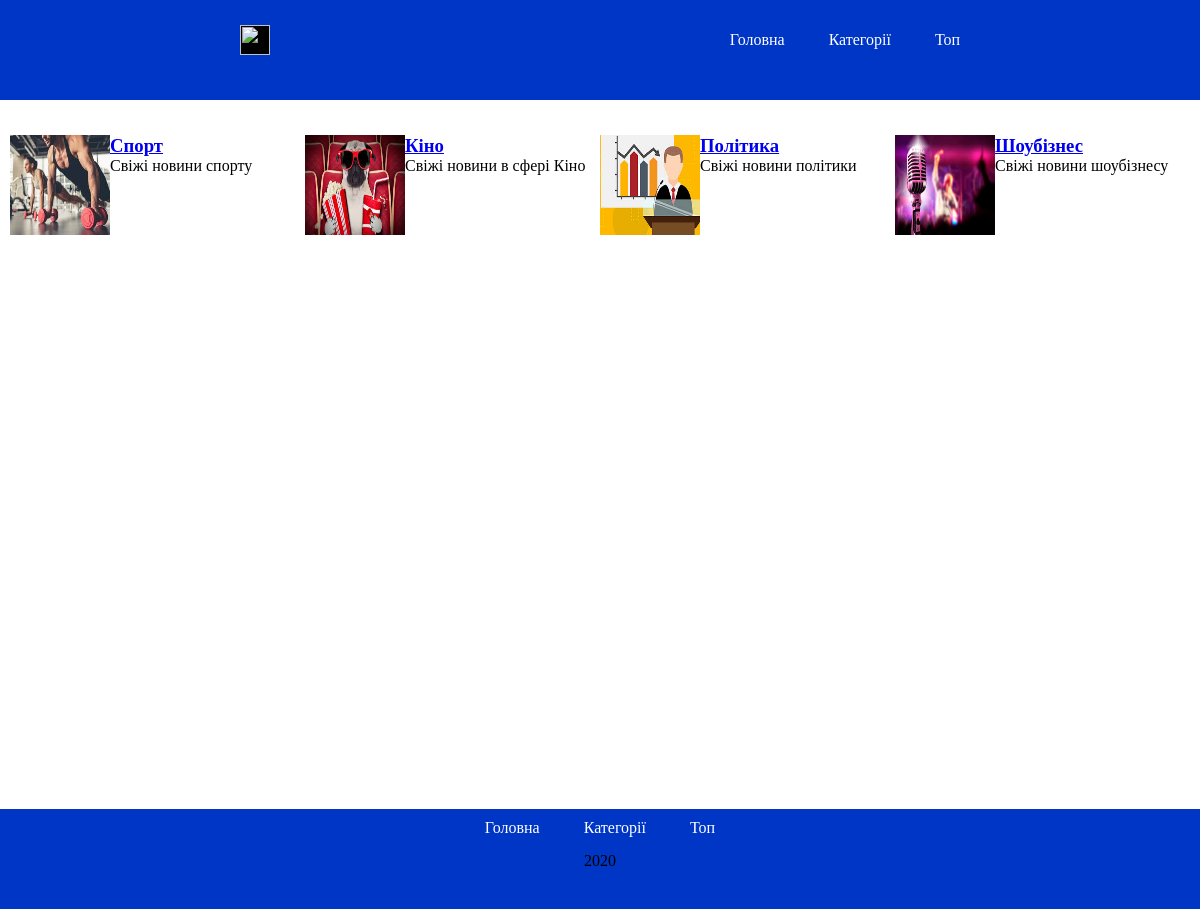
The page /category/ on the database its author committed.
### mainApp/models.py (models this page shows, shortened)
class Category(models.Model):
    title=models.CharField(max_length=120,verbose_name="Назва категорії")
    slug=models.SlugField(unique=True)
    image = models.ImageField()
    text=models.TextField( verbose_name="Текст статі")

### category/views.py (the view)
# urls.py: path('', views.index , name='index' ),
def index(request):
    category= Category.objects.all()
    articl= Article.objects.all()
    return render(request,'category/index.html',{'category':category,'articl':articl})

### category/templates/category/index.html (shortened to what this page needs)
{%extends "mainApp/wraper.html"%}
{%block content%}
<div class="conteiner">
<div class="category">
    {%for cat in category%}
    <div class="inner">
        <div class="">
        <img class="img" src="{{cat.image.url}}" alt="">
    </div>
    <div class="">
    <a href="{% url 'category:category_detal' cat.id %}"><h3>{{cat.title}}</h3></a>
    <p>{{cat.text}}</p>
        </div>
    </div>
    {%endfor%}
</div>
</div>
{%endblock%}

### mainApp/static/mainApp/css/Style.css (style rules this page uses)
* { box-sizing: border-box; margin: 0; padding: 0; }
.conteiner { max-width: 1200px; margin: 0 auto; padding: 10px; }
.img { width: 100px; height: 100px; }
.category { margin-top: 25px; display: flex; }
.inner { width: 25%; display: flex; }

### rows shown on the page
Category: image (picture), title "Спорт", text "Свіжі новини спорту"
Category: image (picture), title "Кіно", text "Свіжі новини в сфері Кіно"
Category: image (picture), title "Політика", text "Свіжі новини політики"
Category: image (picture), title "Шоубізнес", text "Свіжі новини шоубізнесу"
